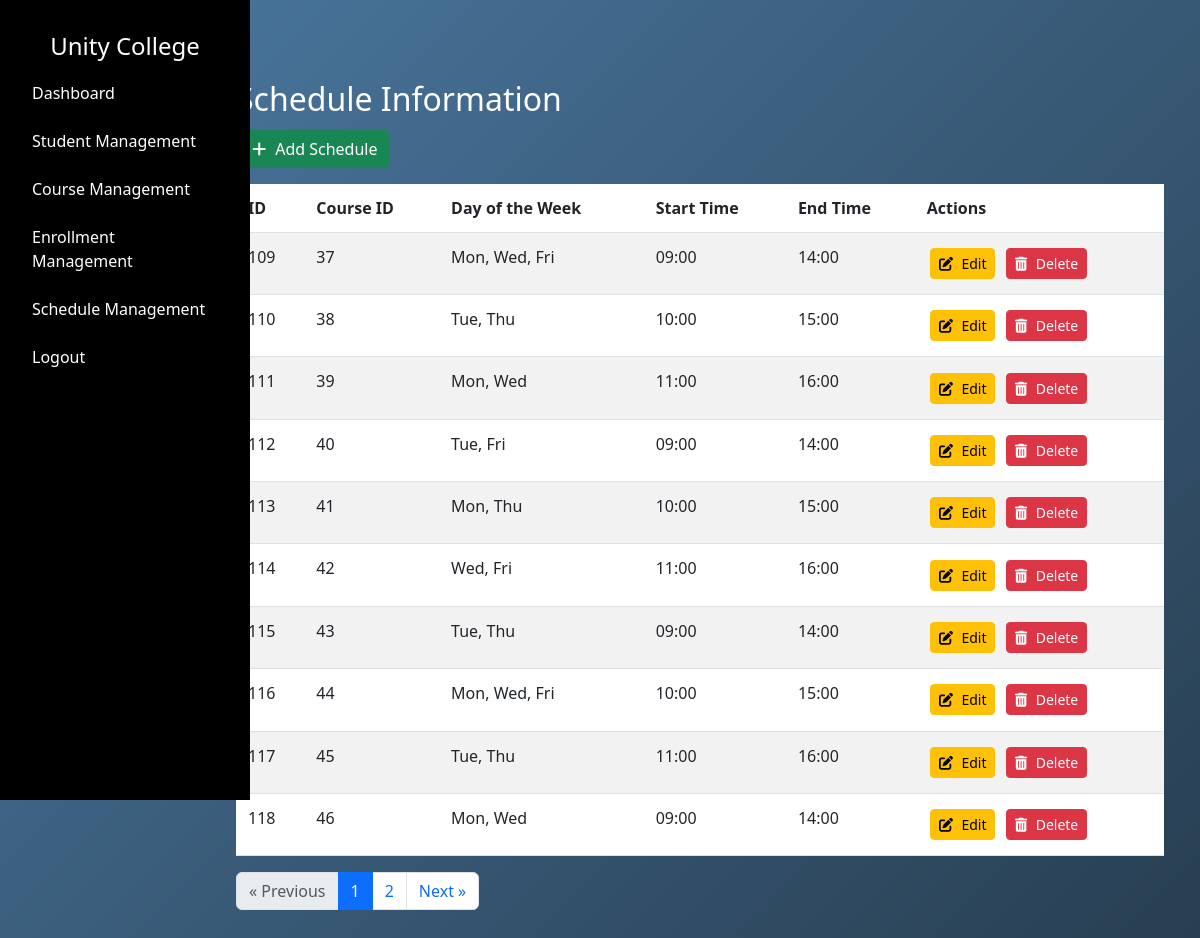
Page /admin/schedules (signed in) on the earlier database version.
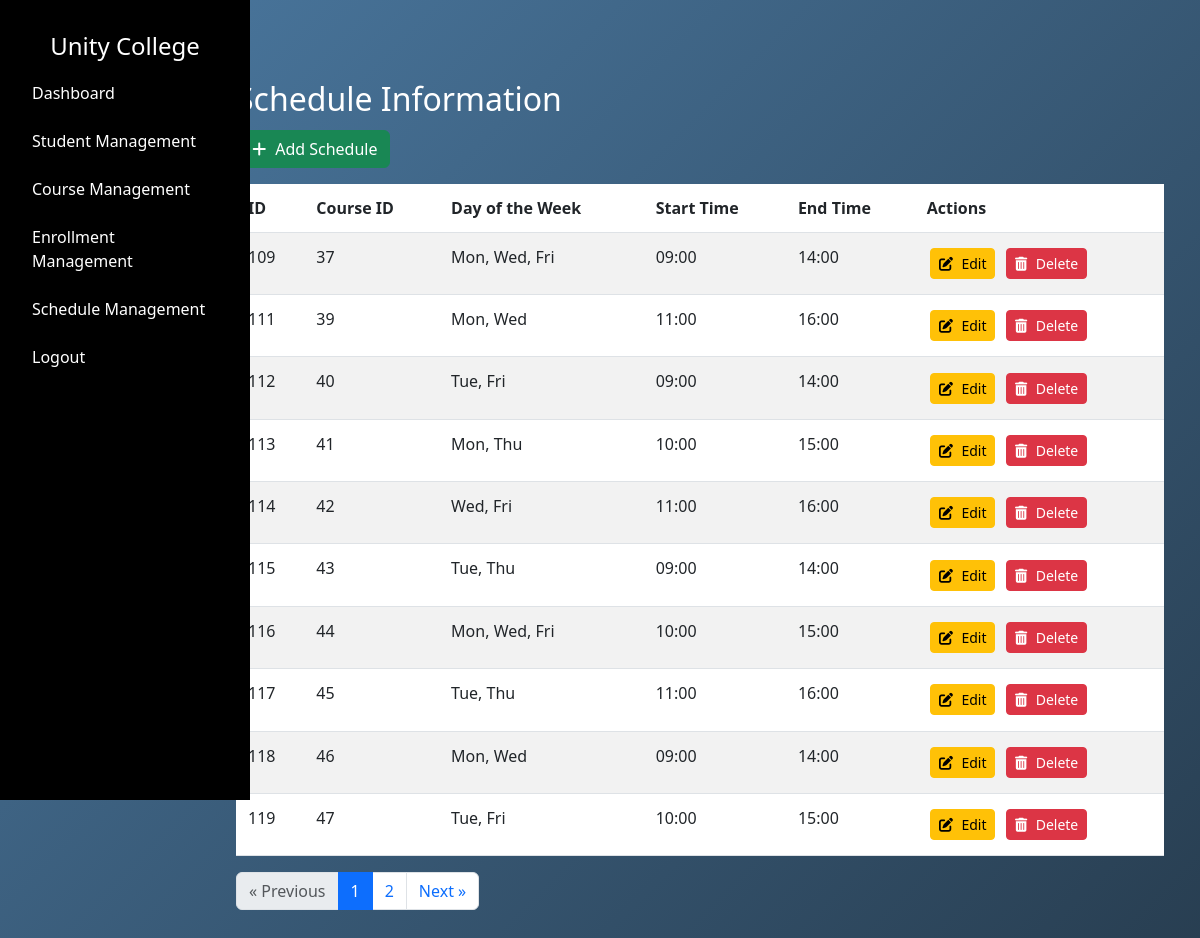
Same page on the later database version.
### tables this page shows
CREATE TABLE "schedule" (
    "id" INTEGER PRIMARY KEY AUTOINCREMENT,
    "course_id" INTEGER NOT NULL,
    "day_of_week" TEXT NOT NULL,
    "start_time" TEXT NOT NULL,
    "end_time" TEXT NOT NULL,
    FOREIGN KEY("course_id") REFERENCES "course"("id") ON DELETE CASCADE
);

### app.py (the view)
@app.route("/admin/schedules", methods=["GET"])
def admin_view_schedules():
    if 'admin_uid' not in session or session.get('user_type') != 'admin':
        return redirect(url_for('admin_login'))
    first_name = session.get('first_name')
    admin_uid = session.get('admin_uid')
    per_page = 10
    page = request.args.get('page', 1, type=int)
    schedules = query_db("SELECT * FROM schedule")
    total_schedules = len(schedules)
    total_pages = (total_schedules + per_page - 1) // per_page
    start = (page - 1) * per_page
    end = start + per_page
    schedules_list = [
        {
            "id": schedule[0],
            "course_id": schedule[1],
            "day_of_week": schedule[2],
            "start_time": schedule[3],
            "end_time": schedule[4]
        }
        for schedule in schedules[start:end]
    ]
    return render_template(
        "admin/schedules.html",
        schedules=schedules_list,
        current_page=page,
        total_pages=total_pages,
        first_name = first_name,
        admin_uid = admin_uid
    )

### dbcontroller.py (called while the page is built)
def query_db(query, args=()):
    con = sqlite3.connect('advweb.db')
    cur = con.cursor()
    cur.execute(query, args)
    rv = cur.fetchall()
    cur.close()
    con.close()
    return rv

### templates/admin/schedules.html (shortened to what this page needs)
{% extends "/admin/layout.html" %} {% block content %}
<link href="/static/css/admin/schedulemgmt.css" rel="stylesheet" />
<div class="container mt-5">
  <h2 class="scheduleinfotitle">Schedule Information</h2>
  <a href="{{ url_for('add_schedule') }}" class="btn btn-success mb-3">
    <i class="fas fa-plus"></i> Add Schedule
  </a>
  <div class="table-responsive">
    <table class="table table-striped">
      <thead>
        <tr>
          <th>ID</th>
          <th>Course ID</th>
          <th>Day of the Week</th>
          <th>Start Time</th>
          <th>End Time</th>
          <th>Actions</th>
        </tr>
      </thead>
      <tbody>
        {% for schedule in schedules %}
        <tr>
          <td>{{ schedule['id'] }}</td>
          <td>{{ schedule['course_id'] }}</td>
          <td>{{ schedule['day_of_week'] }}</td>
          <td>{{ schedule['start_time'] }}</td>
          <td>{{ schedule['end_time'] }}</td>
          <td>
            <a
              href="{{ url_for('edit_schedule', schedule_id=schedule['id']) }}"
              class="btn btn-warning btn-sm"
            >
              <i class="fas fa-edit"></i>
              <span class="btn-text">Edit</span>
            </a>
            <form
              action="{{ url_for('delete_schedule', id=schedule['id']) }}"
              method="post"
              style="display: inline"
            >
              <button
                type="submit"
                class="btn btn-danger btn-sm"
                onclick="return confirm('Are you sure you want to delete this schedule?')"
              >
                <i class="fas fa-trash-alt"></i>
                <span class="btn-text">Delete</span>
              </button>
            </form>
          </td>
        </tr>
        {% endfor %}
      </tbody>
    </table>
  </div>
  <nav aria-label="Page navigation" class="pagination-container">
    <ul class="pagination">
      <li class="page-item {% if current_page == 1 %}disabled{% endif %}">
        <a
          class="page-link"
          href="{{ url_for('admin_view_schedules', page=current_page-1) }}"
          aria-label="Previous"
        >
          <span aria-hidden="true">&laquo;</span> Previous
        </a>
      </li>
      {% set page_range = [current_page - 1, current_page, current_page + 1] %}
      {% for p in page_range %} {% if p > 0 and p <= total_pages %}
      <li class="page-item {% if p == current_page %}active{% endif %}">
        <a
          class="page-link"
          href="{{ url_for('admin_view_schedules', page=p) }}"
          >{{ p }}</a
        >
      </li>
      {% endif %} {% endfor %}
      <li
        class="page-item {% if current_page == total_pages %}disabled{% endif %}"
      >
        <a
          class="page-link"
          href="{{ url_for('admin_view_schedules', page=current_page+1) }}"
          aria-label="Next"
        >
          Next <span aria-hidden="true">&raquo;</span>
        </a>
      </li>
    </ul>
  </nav>
</div>
{% endblock %}

### templates/admin/layout.html (shortened to what this page needs)
<!DOCTYPE html>
<html lang="en">
  <head>
    <link href="/static/css/admin/layout.css" rel="stylesheet" />
    <link
      href="https://cdn.jsdelivr.net/npm/bootstrap@5.3.0/dist/css/bootstrap.min.css"
      rel="stylesheet"
    />
    <link
      href="https://cdnjs.cloudflare.com/ajax/libs/font-awesome/6.0.0-beta3/css/all.min.css"
      rel="stylesheet"
    />
  </head>
  <body>
    <div class="container-fluid">
      <div class="row">
        <nav id="sidebar" class="col-md-3 col-lg-2 d-md-block custom-sidebar">
          <div class="position-sticky">
            <h4 class="text-center mt-3">Unity College</h4>
            <ul class="nav flex-column">
              <li class="nav-item">
                <a
                  class="nav-link active"
                  href="{{ url_for('admin_dashboard') }}"
                  >Dashboard</a
                >
              </li>
              <li class="nav-item">
                <a class="nav-link" href="{{ url_for('admin_view_students') }}"
                  >Student Management</a
                >
              </li>
              <li class="nav-item">
                <a class="nav-link" href="{{ url_for('admin_view_courses') }}"
                  >Course Management</a
                >
              </li>
              <li class="nav-item">
                <a class="nav-link" href="{{url_for('admin_view_enrollment')}}"
                  >Enrollment Management</a
                >
              </li>
              <li class="nav-item">
                <a class="nav-link" href="{{url_for('admin_view_schedules')}}"
                  >Schedule Management</a
                >
              </li>
              <li class="nav-item">
                {% if admin_uid %}
                <a class="nav-link" href="{{ url_for('admin_logout') }}"
                  >Logout</a
                >
                {% else %}
                <a class="nav-link" href="{{ url_for('admin_login') }}"
                  >Login</a
                >
                {% endif %}
              </li>
            </ul>
          </div>
        </nav>
        <main class="col-md-9 ms-sm-auto col-lg-10 px-4 main-content">
          {% block content %}{% endblock %}
        </main>
      </div>
    </div>
  </body>
</html>

### static/css/admin/layout.css (style rules this page uses)
body { font-family: Arial, sans-serif; margin: 0; background: linear-gradient(135deg, #4b79a1 0%, #283e51 100%) no-repeat center center fixed; }
#sidebar.custom-sidebar { background: black; color: #ffffff; height: 100vh; padding-top: 1rem; position: fixed; top: 0; left: 0; width: 250px; transition: transform 0.3s ease, width 0.3s ease; transform: translateX(0); z-index: 1000; }
#sidebar.custom-sidebar .nav-link { color: #ffffff; padding: 0.75rem 1.25rem; transition: background-color 0.3s ease; }
.main-content { margin-left: 250px; padding: 2rem; transition: margin-left 0.3s ease, padding 0.3s ease; }

### static/css/admin/schedulemgmt.css (style rules this page uses)
.table td, .table th { padding: 0.75rem; }
.table { margin-bottom: 1rem; background-color: transparent; }
.scheduleinfotitle { color: white; }
.btn { margin: 0.2rem; }
.btn i { margin-right: 0.3rem; }
.btn-text { display: inline; }

Differences in the rows shown:
removed schedule: id "110", course_id "38", day_of_week "Tue, Thu", start_time "10:00", end_time "15:00"
now on this page (row unchanged): schedule: id "119", course_id "47", day_of_week "Tue, Fri", start_time "10:00", end_time "15:00"
